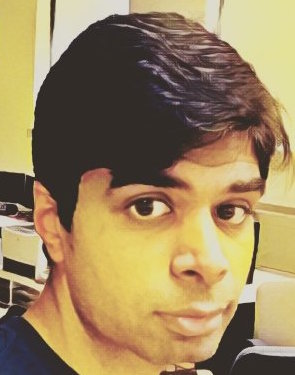
#> input picture photo1.jpg, 295 x 375 px
$ jupyter execute --allow-errors Malan_Moody_Project2.ipynb
#> lines starting #> are read from the running program, lines starting #| are printed output that depends on the picture
# Malan Moody
# Project 2

[cell 1]
import cv2
import numpy as np
from matplotlib import pyplot as plt
from pylsd import lsd

#Read gray image
img = cv2.imread("photo1.jpg",0)
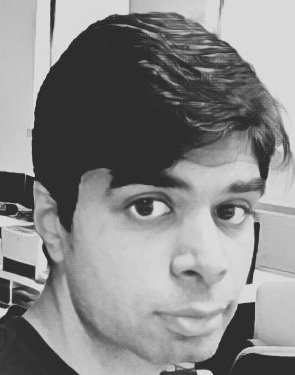
#> img: shape (375, 295); min 23, max 240, mean 134.7

plt.imshow(img)
